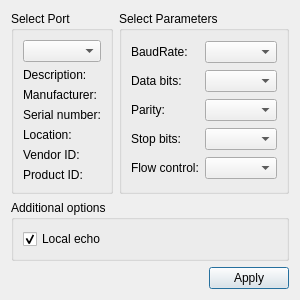
<?xml version="1.0" encoding="UTF-8"?>
<ui version="4.0">
 <class>SettingsDialog</class>
 <widget class="QDialog" name="SettingsDialog">
  <property name="geometry">
   <rect>
    <x>0</x>
    <y>0</y>
    <width>281</width>
    <height>272</height>
   </rect>
  </property>
  <property name="windowTitle">
   <string>Settings</string>
  </property>
  <layout class="QGridLayout" name="gridLayout_3">
   <item row="0" column="1">
    <widget class="QGroupBox" name="parametersBox">
     <property name="title">
      <string>Select Parameters</string>
     </property>
     <layout class="QGridLayout" name="gridLayout_2">
      <item row="0" column="0">
       <widget class="QLabel" name="baudRateLabel">
        <property name="text">
         <string>BaudRate:</string>
        </property>
       </widget>
      </item>
      <item row="0" column="1">
       <widget class="QComboBox" name="baudRateBox"/>
      </item>
      <item row="1" column="0">
       <widget class="QLabel" name="dataBitsLabel">
        <property name="text">
         <string>Data bits:</string>
        </property>
       </widget>
      </item>
      <item row="1" column="1">
       <widget class="QComboBox" name="dataBitsBox"/>
      </item>
      <item row="2" column="0">
       <widget class="QLabel" name="parityLabel">
        <property name="text">
         <string>Parity:</string>
        </property>
       </widget>
      </item>
      <item row="2" column="1">
       <widget class="QComboBox" name="parityBox"/>
      </item>
      <item row="3" column="0">
       <widget class="QLabel" name="stopBitsLabel">
        <property name="text">
         <string>Stop bits:</string>
        </property>
       </widget>
      </item>
      <item row="3" column="1">
       <widget class="QComboBox" name="stopBitsBox"/>
      </item>
      <item row="4" column="0">
       <widget class="QLabel" name="flowControlLabel">
        <property name="text">
         <string>Flow control:</string>
        </property>
       </widget>
      </item>
      <item row="4" column="1">
       <widget class="QComboBox" name="flowControlBox"/>
      </item>
     </layout>
    </widget>
   </item>
   <item row="0" column="0">
    <widget class="QGroupBox" name="selectBox">
     <property name="title">
      <string>Select Port</string>
     </property>
     <layout class="QGridLayout" name="gridLayout">
      <item row="0" column="0">
       <widget class="QComboBox" name="serialPortInfoListBox"/>
      </item>
      <item row="1" column="0">
       <widget class="QLabel" name="descriptionLabel">
        <property name="text">
         <string>Description:</string>
        </property>
       </widget>
      </item>
      <item row="2" column="0">
       <widget class="QLabel" name="manufacturerLabel">
        <property name="text">
         <string>Manufacturer:</string>
        </property>
       </widget>
      </item>
      <item row="3" column="0">
       <widget class="QLabel" name="serialNumberLabel">
        <property name="text">
         <string>Serial number:</string>
        </property>
       </widget>
      </item>
      <item row="4" column="0">
       <widget class="QLabel" name="locationLabel">
        <property name="text">
         <string>Location:</string>
        </property>
       </widget>
      </item>
      <item row="5" column="0">
       <widget class="QLabel" name="vidLabel">
        <property name="text">
         <string>Vendor ID:</string>
        </property>
       </widget>
      </item>
      <item row="6" column="0">
       <widget class="QLabel" name="pidLabel">
        <property name="text">
         <string>Product ID:</string>
        </property>
       </widget>
      </item>
     </layout>
    </widget>
   </item>
   <item row="2" column="0" colspan="2">
    <layout class="QHBoxLayout" name="horizontalLayout">
     <item>
      <spacer name="horizontalSpacer">
       <property name="orientation">
        <enum>Qt::Horizontal</enum>
       </property>
       <property name="sizeHint" stdset="0">
        <size>
         <width>96</width>
         <height>20</height>
        </size>
       </property>
      </spacer>
     </item>
     <item>
      <widget class="QPushButton" name="applyButton">
       <property name="text">
        <string>Apply</string>
       </property>
      </widget>
     </item>
    </layout>
   </item>
   <item row="1" column="0" colspan="2">
    <widget class="QGroupBox" name="additionalOptionsGroupBox">
     <property name="title">
      <string>Additional options</string>
     </property>
     <layout class="QVBoxLayout" name="verticalLayout">
      <item>
       <widget class="QCheckBox" name="localEchoCheckBox">
        <property name="text">
         <string>Local echo</string>
        </property>
        <property name="checked">
         <bool>true</bool>
        </property>
       </widget>
      </item>
     </layout>
    </widget>
   </item>
  </layout>
 </widget>
 <resources/>
 <connections/>
</ui>
